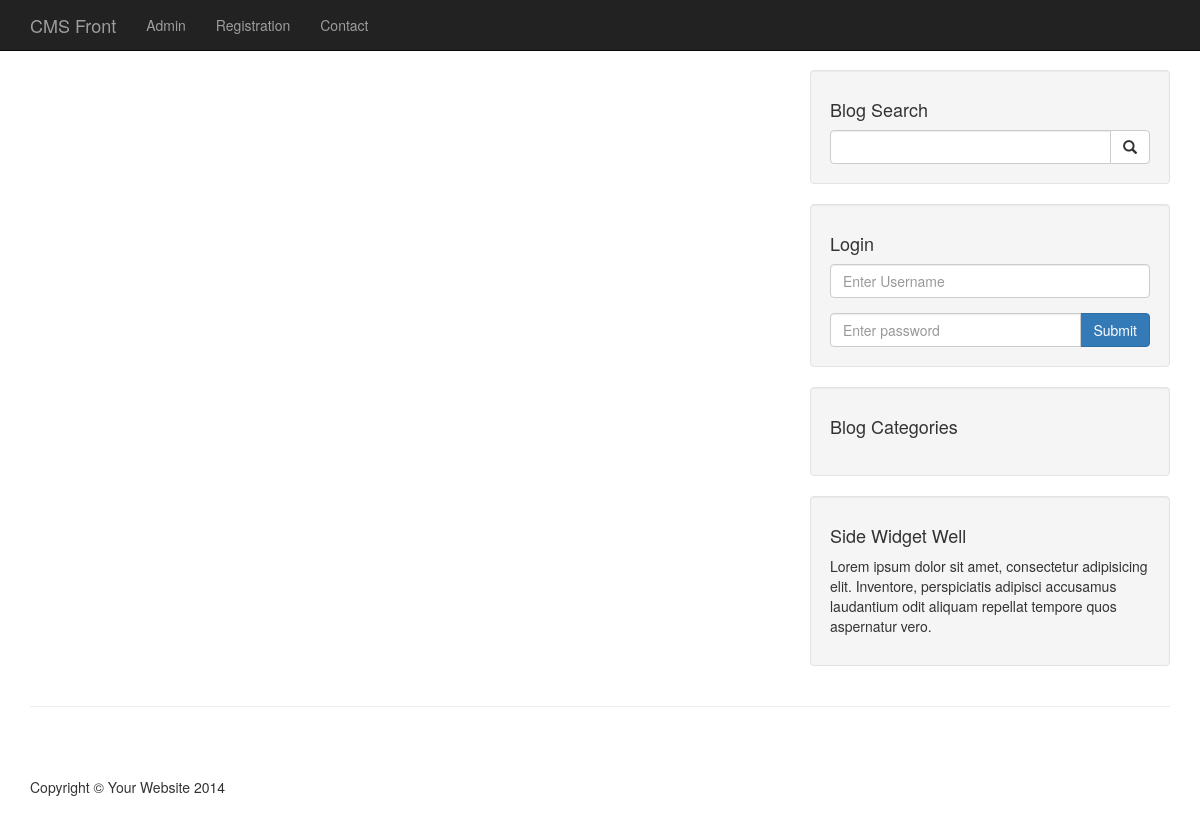
The app's page /, older data.
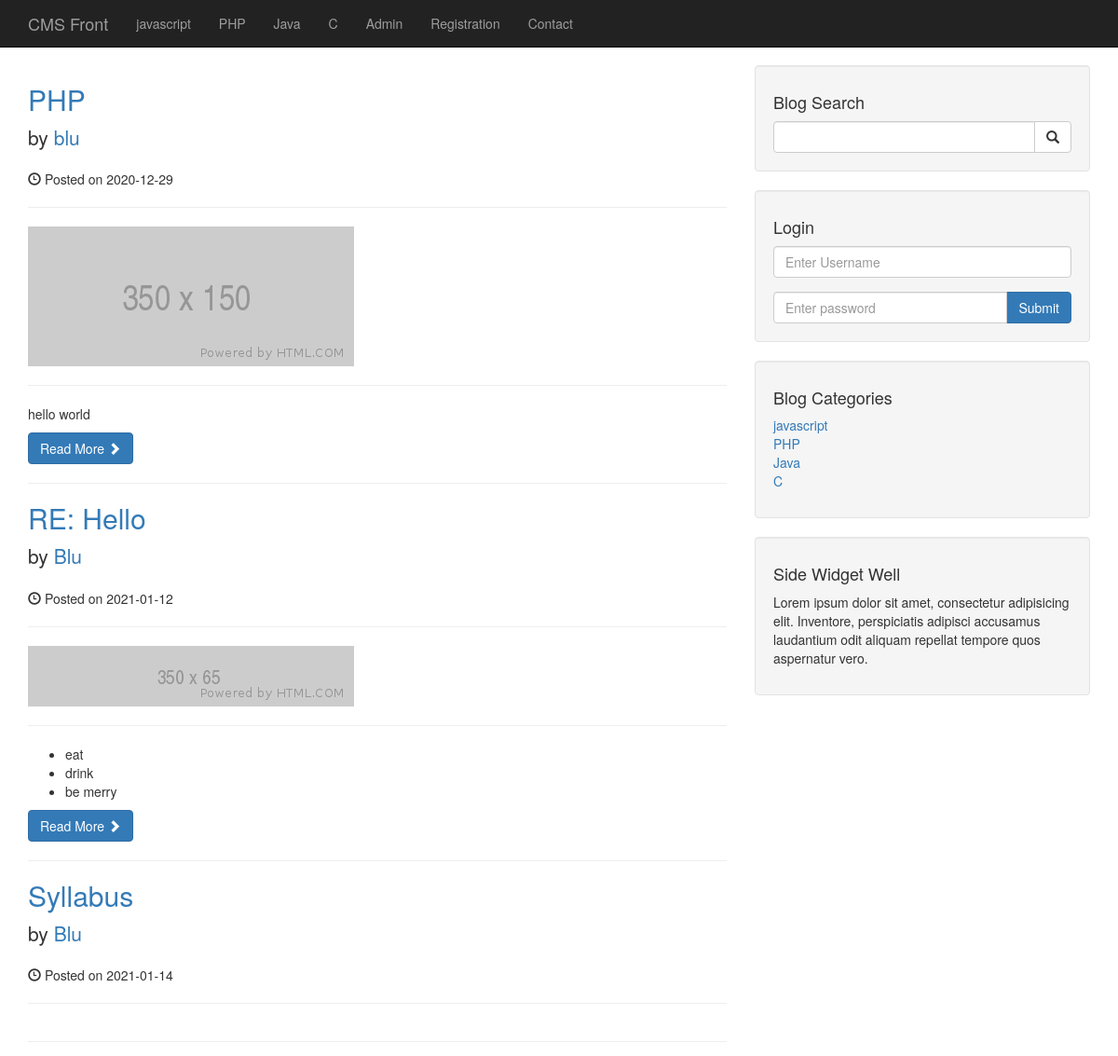
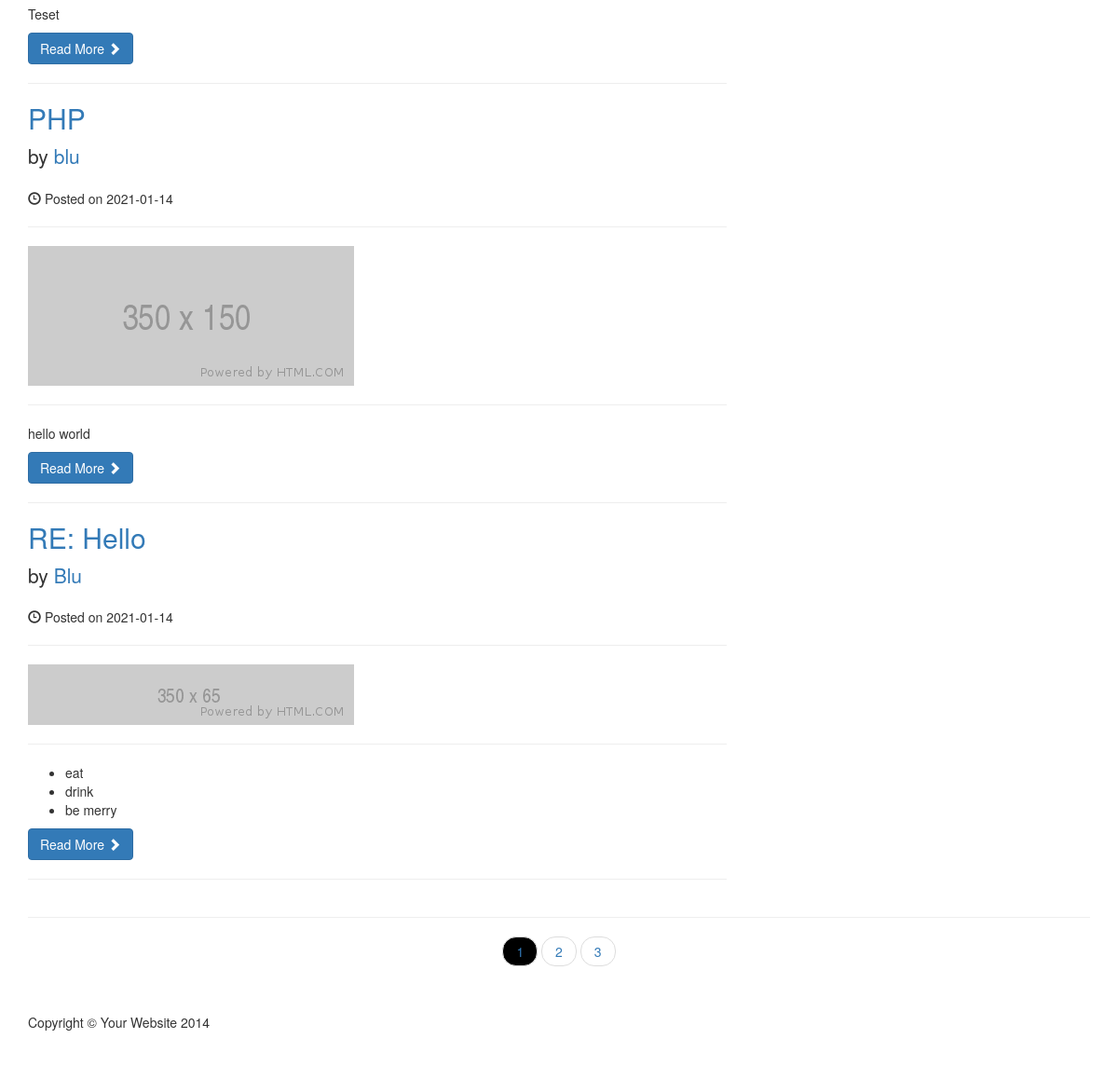
The same page, newer data (2 pictures, top to bottom).
### tables this page shows
CREATE TABLE `categories` (
  `cat_id` int(11) NOT NULL,
  `cat_title` varchar(255) NOT NULL
);

CREATE TABLE `posts` (
  `post_id` int(3) NOT NULL,
  `post_category_id` int(11) NOT NULL,
  `post_title` varchar(255) NOT NULL,
  `post_author` varchar(255) NOT NULL,
  `post_date` date NOT NULL,
  `post_image` text NOT NULL,
  `post_content` text NOT NULL,
  `post_tags` varchar(255) NOT NULL,
  `post_comment_count` int(11) NOT NULL,
  `post_status` varchar(255) NOT NULL DEFAULT 'draft'
);

### index.php (the view)
<?php include "includes/db.php"; ?>
<?php include "includes/header.php"; ?>
  <?php include "includes/navigation.php"; ?>
  <div class="container">
    <div class="row">
      <div class="col-md-8">
<?php
$post_count_query = "SELECT * FROM posts WHERE post_status = 'published'";
$find_count = mysqli_query($connection, $post_count_query);
$count = mysqli_num_rows($find_count);
$per_page = 5;
$count = ceil($count/$per_page);
if(isset($_GET['page'])){
  $page = $_GET['page'];
}else{
  $page = 1;
}
if($page == "" || $page == 1){
  $page_1 = 0;
}else{
  $page_1 = ($page - 1) * $per_page;
}
$query = "SELECT * FROM posts WHERE post_status = 'published' LIMIT $page_1, $per_page";
$select_all_posts_query = mysqli_query($connection, $query);
while($row = mysqli_fetch_assoc($select_all_posts_query)){
  $post_id = $row['post_id'];
  $post_title = $row['post_title'];
  $post_author = $row['post_author'];
  $post_date = $row['post_date'];
  $post_image = $row['post_image'];
  $post_content = substr($row['post_content'], 0, 100);
?>
        <h2>
          <a href="post.php?p_id=<?= $post_id ?>"><?=$post_title?></a>
        </h2>
        <p class="lead">
          by <a href="author_posts.php?author=<?=$post_author?>&p_id=<?= $post_id ?>"><?=$post_author?></a>
        </p>
        <p><span class="glyphicon glyphicon-time"></span> Posted on <?=$post_date?></p>
        <hr>
        <a href="post.php?p_id=<?= $post_id ?>">
          <img class="img-responsive" src="images/<?=$post_image?>" alt="">
        </a>
        <hr>
        <p><?=$post_content?></p>
        <a class="btn btn-primary" href="post.php?p_id=<?= $post_id ?>">Read More <span class="glyphicon glyphicon-chevron-right"></span></a>
        <hr>
        <?php
          }
        ?>
      </div>
      <?php include "includes/sidebar.php"; ?>
    <hr>
    <ul class="pager">
<?php
for($i=1; $i<=$count; $i++){
  if($i == $page){
?>
    <li><a class="active_link" href="index.php?page=<?=$i?>"><?=$i?></a></li>
<?php
  }else{
?>
    <li><a href="index.php?page=<?=$i?>"><?=$i?></a></li>
<?php
  }
}
?>
    </ul>
<?php include "includes/footer.php"; ?>

### includes/header.php (shortened to what this page needs)
<!DOCTYPE html>
<html lang="en">
<head>
  <link href="css/bootstrap.min.css" rel="stylesheet">
  <link href="css/blog-home.css" rel="stylesheet">
  <link href="css/style.css" rel="stylesheet">
</head>
<body>

### includes/navigation.php (shortened to what this page needs)
<nav class="navbar navbar-inverse navbar-fixed-top" role="navigation">
  <div class="container">
    <div class="navbar-header">
      <a class="navbar-brand" href="index.php">CMS Front</a>
    </div>
    <div class="collapse navbar-collapse" id="bs-example-navbar-collapse-1">
      <ul class="nav navbar-nav">
        <?php
          $query = "SELECT * FROM categories";
          $select_all_categories_query = mysqli_query($connection, $query);
          while($row = mysqli_fetch_assoc($select_all_categories_query)){
            $cat_title = $row['cat_title'];
            echo "<li><a href='#'>{$cat_title}</a></li>";
          }
        ?>
        <li>
          <a href="admin">Admin</a>
        </li>
        <li>
          <a href="registration.php">Registration</a>
        </li>
        <li>
          <a href="contact.php">Contact</a>
        </li>
      </ul>
    </div>
  </div>
</nav>

### includes/sidebar.php
<div class="col-md-4">
  <div class="well">
    <h4>Blog Search</h4>
    <form action="search.php" method="post">
    <div class="input-group">
      <input name="search" type="text" class="form-control">
      <span class="input-group-btn">
        <button name="submit" class="btn btn-default" type="submit">
          <span class="glyphicon glyphicon-search"></span>
      </button>
      </span>
    </div>
    </form>
  </div>
  <div class="well">
    <h4>Login</h4>
    <form action="includes/login.php" method="post">
      <div class="form-group">
        <input name="username" type="text" class="form-control" placeholder="Enter Username"/>
      </div>
      <div class="input-group">
        <input name="password" type="password" class="form-control" placeholder="Enter password"/>
        <span class="input-group-btn">
          <button name="login" class="btn btn-primary" type="submit">
            Submit
        </button>
        </span>
      </div>
    </form>
  </div>
  <div class="well">
    <h4>Blog Categories</h4>
    <div class="row">
      <div class="col-lg-12">
        <ul class="list-unstyled">
<?php
$query = "SELECT * FROM categories";
$select_all_categories_sidebar = mysqli_query($connection, $query);
while($row = mysqli_fetch_assoc($select_all_categories_sidebar)){
  $cat_title = $row['cat_title'];
  $cat_id = $row['cat_id'];
?>
          <li><a href="category.php?category=<?= $cat_id ?>"><?=$cat_title?></a>
          </li>
<?php
}
?>
        </ul>
      </div>
    </div>
  </div>
<?php include "widget.php"; ?>
</div>
</div>

### includes/widget.php
<div class="well">
  <h4>Side Widget Well</h4>
  <p>Lorem ipsum dolor sit amet, consectetur adipisicing elit. Inventore, perspiciatis adipisci accusamus laudantium odit aliquam repellat tempore quos aspernatur vero.</p>
</div>

### includes/footer.php (shortened to what this page needs)
<footer>
    <div class="row">
        <div class="col-lg-12">
            <p>Copyright &copy; Your Website 2014</p>
        </div>
    </div>
</footer>
</div>
</body>
</html>

### css/blog-home.css (style rules this page uses)
body { padding-top: 70px; }
footer { margin: 50px 0; }

### css/style.css (style rules this page uses)
.pager li .active_link { background: #000 !important; }

Row changes from the older to the newer data that the page shows:
added categories: cat_title "javascript"
added categories: cat_title "PHP"
added categories: cat_title "Java"
added categories: cat_title "C"
added posts: post_title "PHP", post_author "blu", post_date "2020-12-29", post_image (picture), post_content "hello world"
added posts: post_title "RE: Hello", post_author "Blu", post_date "2021-01-12", post_image (picture), post_content "eat drink be merry"
added posts: post_title "Syllabus", post_author "Blu", post_date "2021-01-14", post_content "Teset"
added posts: post_title "PHP", post_author "blu", post_date "2021-01-14", post_image (picture), post_content "hello world"
added posts: post_title "RE: Hello", post_author "Blu", post_date "2021-01-14", post_image (picture), post_content "eat drink be merry"
Text that changed along with them:
new list line: "1"
new list line: "2"
new list line: "3"
